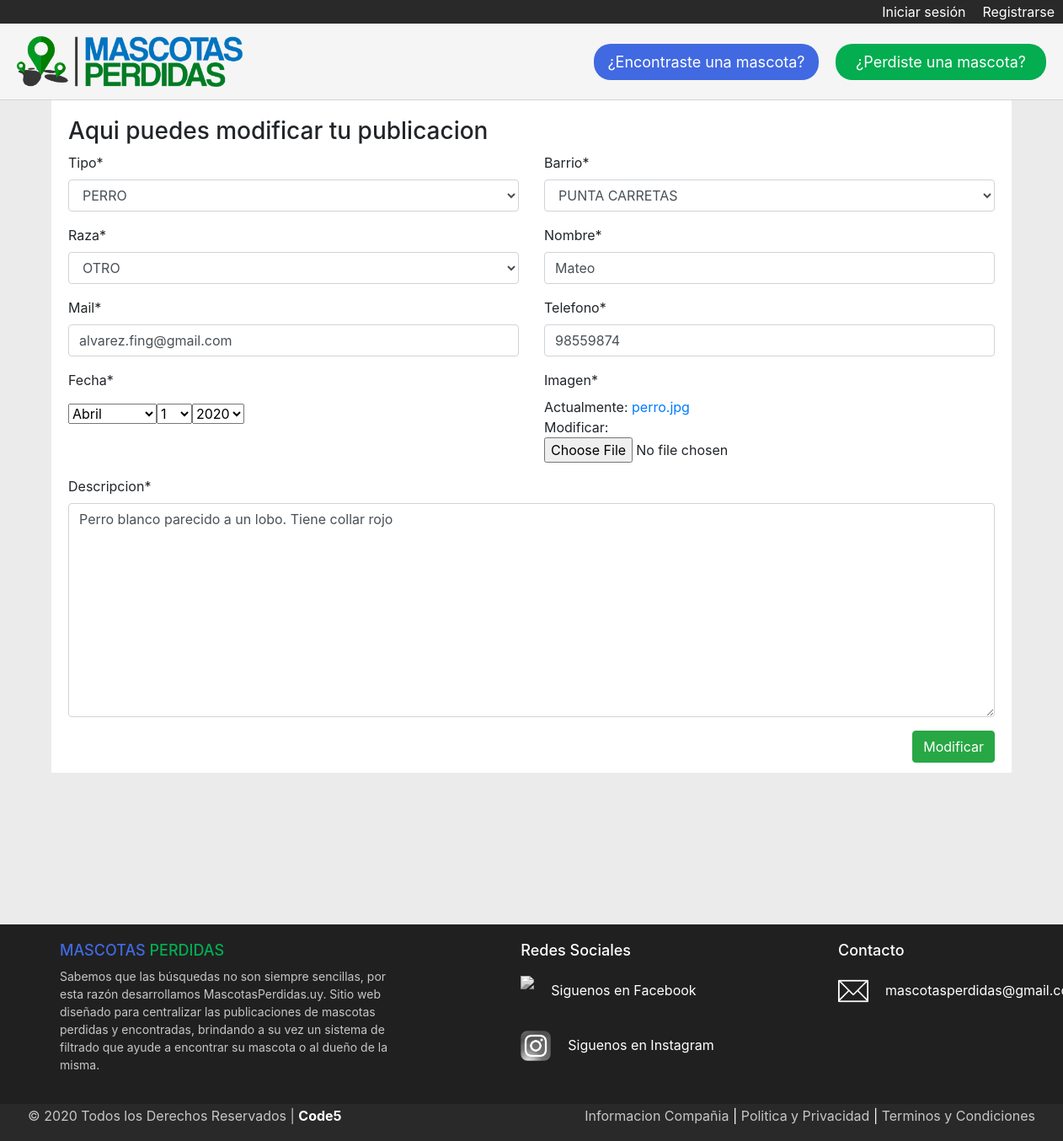
The page /modificar_publicaciones/49/ on the database its author committed.
### Mascotas/models.py (models this page shows)
class MascotaPerdida(models.Model):
    estado = models.CharField(max_length=40)
    imagen = models.ImageField(null=True, blank=True)  # <---- NO SACAR EL NULL NI EL BLANK QUE SE ROMPE LA BBDD
    barrio = models.ForeignKey(Barrio, on_delete=models.CASCADE)
    tipo = models.ForeignKey(Tipo, on_delete=models.CASCADE)
    raza = models.ForeignKey(Raza, on_delete=models.CASCADE)
    fecha = models.DateField()
    nombre = models.CharField(max_length=40)
    mail = models.EmailField()
    telefono = models.IntegerField()
    descripcion = models.TextField()

### Mascotasperdidas/views.py (the view)
# urls.py: path('modificar_publicaciones/<id>/', Modificar_publicaciones, name='modificar_publicaciones'),
def Modificar_publicaciones(request, id):
    modificar = MascotaPerdida.objects.get(id=id)
    data = {
        'form': MascotaPerdidaForm(instance=modificar)
    }
    if request.method == 'POST':
        formulario = MascotaPerdidaForm(data=request.POST, files=request.FILES, instance=modificar)
        if formulario.is_valid():
            formulario.save()
            return redirect(to='listado_publicaciones')
        data['form'] = formulario
    return render(request, 'modificar_publicaciones.html', data)

### Mascotasperdidas/forms.py (shortened to what this page needs)
class MascotaPerdidaForm(ModelForm):
    estado = forms.CharField(initial='PERDIDO', widget = forms.HiddenInput())
    imagen = forms.ImageField(required=True)
    class Meta:
        model = MascotaPerdida
        fields = ['estado', 'barrio', 'tipo', 'raza', 'fecha', 'nombre', 'mail', 'telefono', 'imagen', 'descripcion']
        widgets = {
            'fecha': forms.SelectDateWidget(years=range(2020, 2021)),
        }

### Mascotas/models.py (called while the page is built)
    def __str__(self):
        return self.lugar

    def __str__(self):
        return self.especie

    def __str__(self):
        return self.tipo

### Mascotasperdidas/templates/modificar_publicaciones.html (shortened to what this page needs)
{% extends 'base.html' %}
{% load static %}
{% load crispy_forms_tags %}
{% block contenido %}
    <h3>Aqui puedes modificar tu publicacion</h3>
    <form action="" method="POST">
        <div class="row">
            <div class="col-6">
              {{ form.tipo|as_crispy_field }}
            </div>
            <div class="col-6">
                {{ form.barrio|as_crispy_field }}
            </div>
            <div class="col-6">
                {{ form.raza|as_crispy_field }}
            </div>
            <div class="col-6">
                {{ form.nombre|as_crispy_field }}
            </div>
            <div class="col-6">
                {{ form.mail|as_crispy_field }}
            </div>
            <div class="col-6">
                {{ form.telefono|as_crispy_field }}
            </div>
            <div class="col-6">
                <p>Fecha*</p>
                {{ form.fecha }}
            </div>
            <div class="col-6">
                {{ form.imagen|as_crispy_field }}
            </div>
        </div>
        {{ form.descripcion|as_crispy_field }}
        <div class="float-right">
            <input type="submit" value="Modificar" class="btn btn-success" onclick="ConfirmarModificacion()">
        </div>
    </form>
{% endblock %}

### Mascotasperdidas/static/css/style.css (style rules this page uses)
body { background: url('/static/img/background.png') no-repeat center center fixed; background-size: cover; min-height: 100vh; }

### rows shown on the page
MascotaPerdida: tipo "PERRO", barrio "PUNTA CARRETAS", raza "OTRO", nombre "Mateo", mail "alvarez.fing@gmail.com", telefono "98559874", descripcion "Perro blanco parecido a un lobo. Tiene collar rojo"
